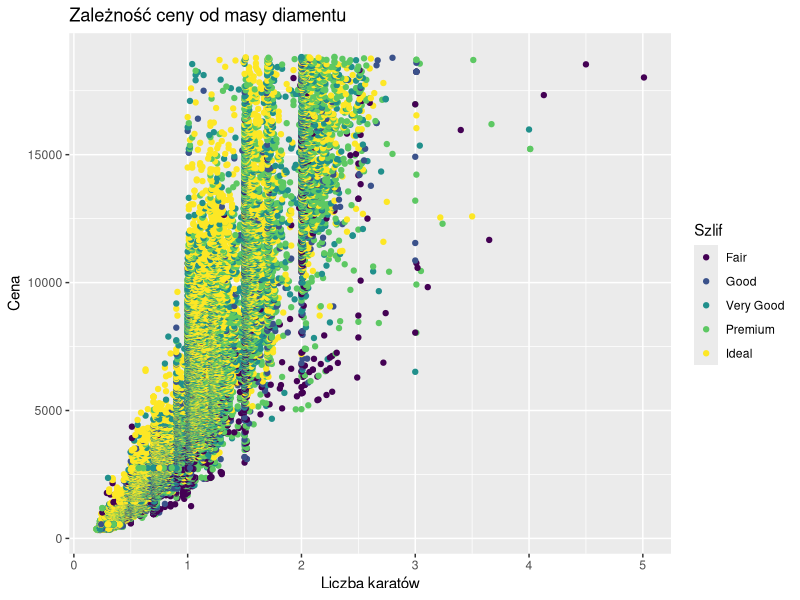
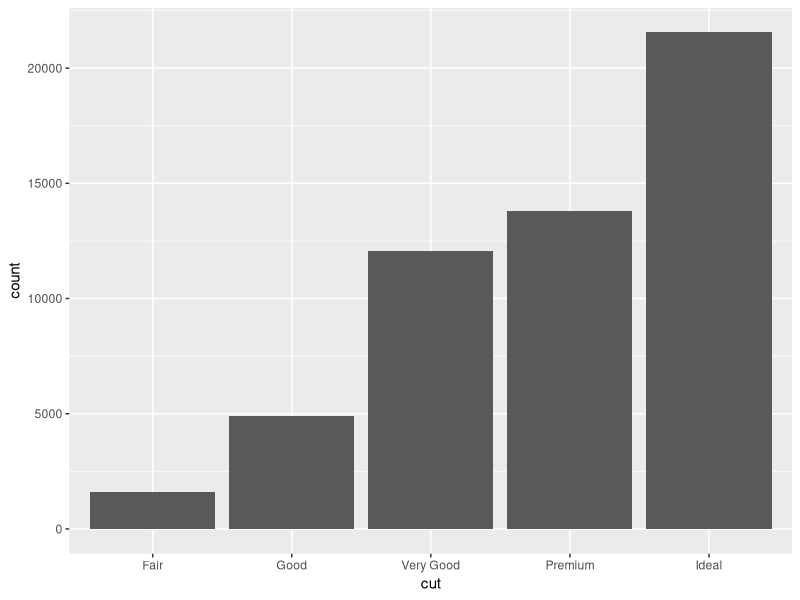
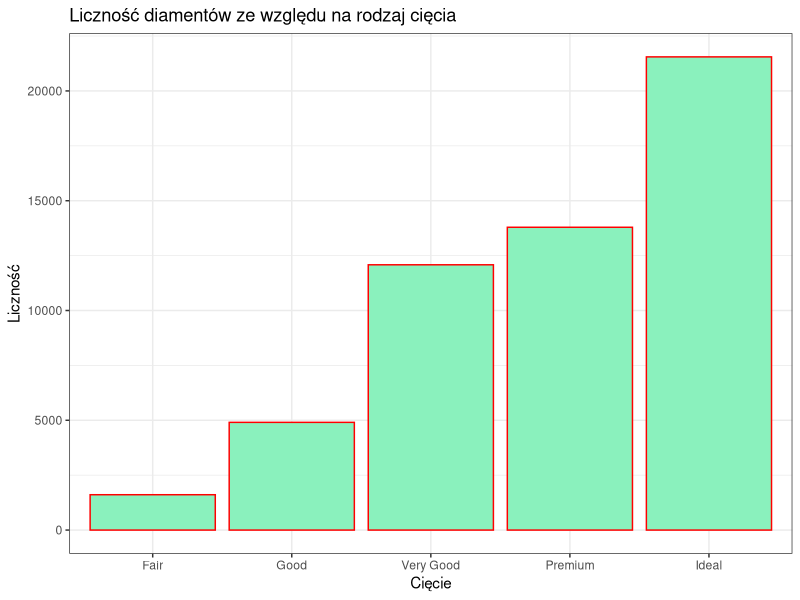
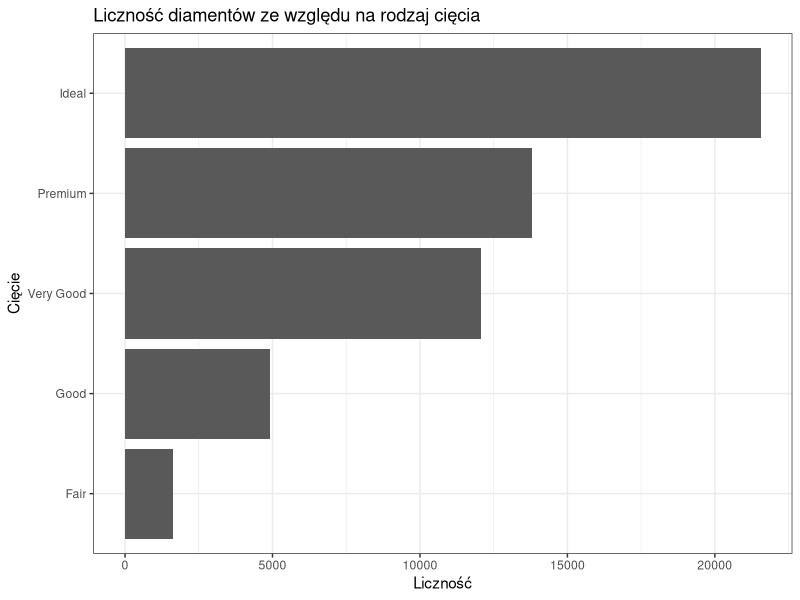
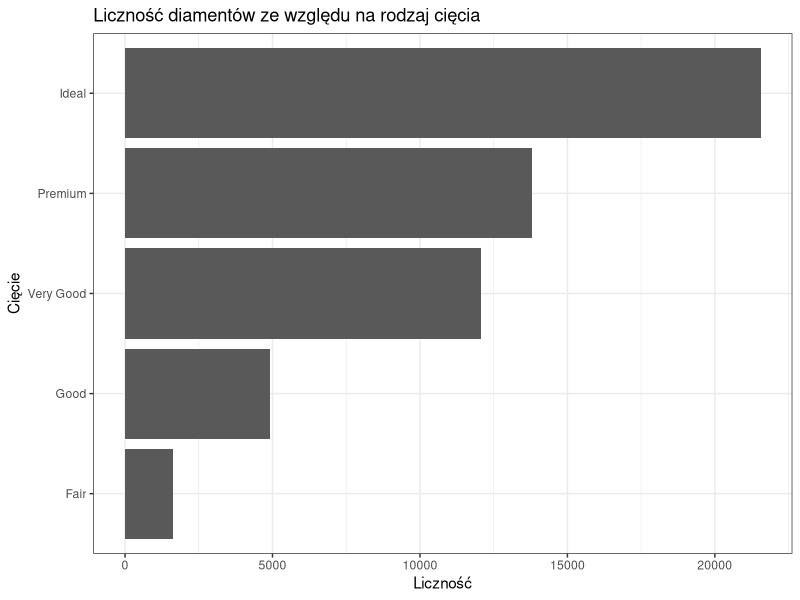
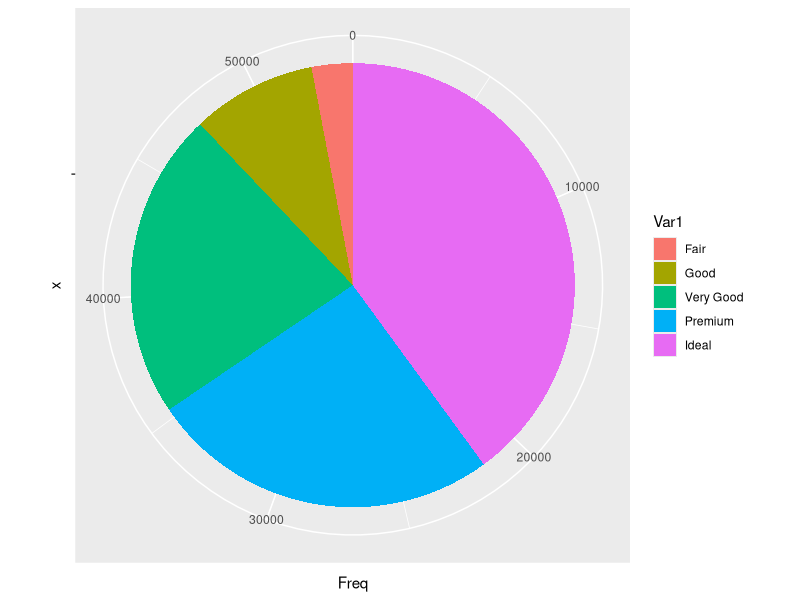
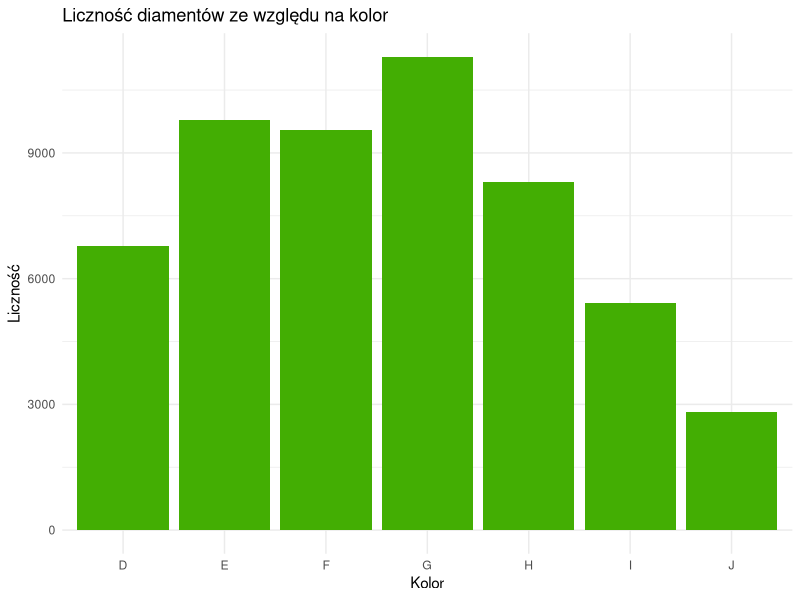
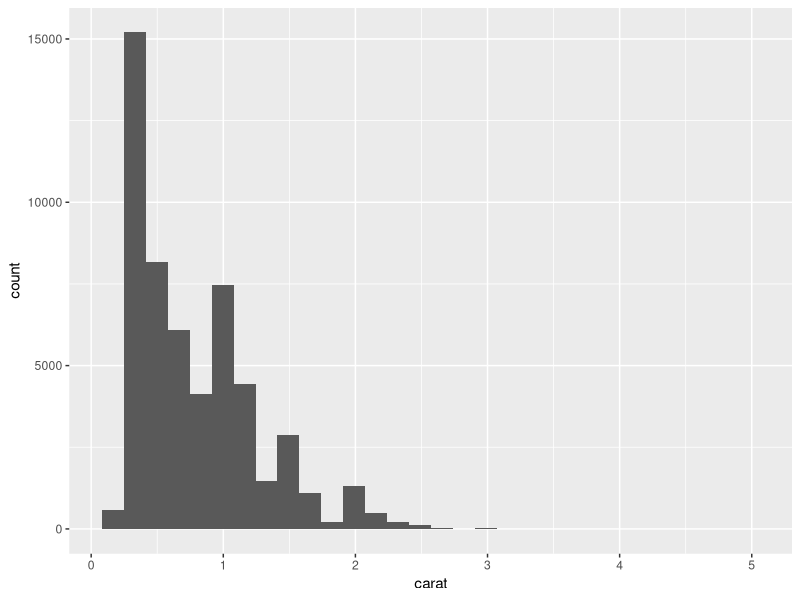

Write R code to recreate these figures, in order.
#=======================================================#
#              WSTĘP DO EKSPLORACJI DANYCH              # 
#                     LABORATORIUM 3                    #
#=======================================================#
library(dplyr)
library(ggplot2)

# 0. Zadania rozgrzewkowe -------------------------------------------------

?msleep
# Note: dane z pakietu ggplot2, dane na temat snu ssaków

?diamonds
# Note: dane z pakietu ggplot2, dane na temat diamentów

## Zadanie 0.1 -------------------------------------------------------------
# Używając zbioru danych msleep wykonaj następujące kroki:

# 1) Wybierz zwierzęta, które ważą powyżej 100 kg (bodywt)

# 2) Stwórz nową kolumnę sleep_total_min, która
# przeliczy całkowity czas snu (sleep_total) na minuty.

# 3) Oblicz średni czas snu w minutach dla każdej grupy (order).

# Która grupa ssaków śpi najdłużej a która najkrócej?

msleep %>% 
  filter(bodywt > 100) %>% 
  mutate(sleep_total_min = sleep_total*60) %>% 
  group_by(order) %>% 
  summarise(sen = mean(sleep_total_min)) %>% 
  arrange(-sen)

## Zadanie 0.2 -------------------------------------------------------------
# Używając zbioru danych diamonds stwórz wykres punktowy, gdzie na osi X 
# znajdzie się liczba karatów (carat), a na osi Y cena (price).

# Nadaj punktom kolory w zależności od szlifu diamentu (cut).

# Dodaj do wykresu odpowiednie etykiety: tytuł "Zależność ceny od masy diamentu"
# oraz polskie nazwy osi.


ggplot(diamonds, aes(x = carat,
                     y = price,
                     color = cut)) +
  geom_point() + 
  labs(title = "Zależność ceny od masy diamentu",
       x = "Liczba karatów",
       y = "Cena",
       color = "Szlif")


# 1. ggplot2 --------------------------------------------------------------


## Badanie rozkładu jednej zmiennej - zmienna jakościowa ------------------


## a) wykres słupkowy - geom_bar(), geom_col() ----------------------------

ggplot(diamonds, aes(x = cut)) +
  geom_bar()

ggplot(diamonds, aes(x = cut)) +
  geom_bar(color = "red", fill = "#8af1bd") +
  labs(x = "Cięcie",
       y = "Liczność",
       title = "Liczność diamentów ze względu na rodzaj cięcia") +
  theme_bw() # styl wykresu


# !Note: W przypadku funkcji geom_col() trzeba przygotować
# tabelę ze zliczeniami.

# !Note: ggplot2 używa data.frame.
tmp <- data.frame(table(diamonds$cut)) # zliczamy występowanie elementów

ggplot(tmp, aes(x = Var1, y = Freq)) + 
  geom_col() +
  coord_flip() + # zamienia x z y
  labs(x = "Cięcie",
       y = "Liczność",
       title = "Liczność diamentów ze względu na rodzaj cięcia") +
  theme_bw()

ggplot(tmp, aes(y = Var1, x = Freq)) +
  geom_col() +
  labs(y = "Cięcie",
       x = "Liczność",
       title = "Liczność diamentów ze względu na rodzaj cięcia") +
  theme_bw()


## b) wykres kołowy --------------------------------------------------------

# !Note: W ggplot2 nie ma funkcji pozwalającej na rysowanie wykresu kołowego.
# Należy wykorzystać wykres słupkowy i zamienić na współrzędne biegunowe.
ggplot(tmp, aes(x = "", y = Freq, fill = Var1)) +
  geom_col(width = 1) +
  coord_polar("y")


# Zadanie 1.1 -------------------------------------------------------------
# Zbadaj rozkład zmiennej kolor diamentu (kolumna "color").
# Zadbaj o czytelność wykresu.

ggplot(diamonds, aes(x = color)) + 
  geom_bar(fill = "#43ae03") + 
  theme_minimal() + 
  labs(x = "Kolor",
       y = "Liczność",
       title = "Liczność diamentów ze względu na kolor")


## Badanie rozkładu jednej zmiennej - zmienna ilościowa -------------------

## a) histogram - geom_histogram() ----------------------------------------

ggplot(diamonds, aes(x = carat)) +
  geom_histogram()

ggplot(diamonds, aes(x = carat)) +
  geom_histogram(binwidth = 1, color = "red") +
  labs(x = "Liczba karatów",
       y = "Częstość",
       title = "Histogram dla zmiennej liczba karatów")

ggplot(diamonds, aes(x = carat)) +
  geom_histogram(bins = 30, color = "red") +
  labs(x = "Liczba karatów",
       y = "Częstość",
       title = "Histogram dla zmiennej liczba karatów",
       subtitle = "1 karat = 0,2g",
       caption = "Author: JA")

ggplot(diamonds, aes(x = carat)) +
  geom_histogram(bins = 30, color = "red") +
  labs(x = "Liczba karatów",
       y = "Częstość",
       title = "Histogram dla zmiennej liczba karatów",
       subtitle = "1 karat = 0,2g",
       caption = Sys.Date())


# !Note: część wykresu możemy przypisywać do zmiennej.

p <- ggplot(diamonds, aes(x = carat))

p + geom_histogram()


## b) wykres pudełkowy - geom_boxplot() -----------------------------------

p + 
  geom_boxplot()

p + 
  geom_boxplot(outlier.color = "violet") +
  coord_flip()

## c) wykres gęstości - geom_density() -----------------------------------

p + 
  geom_density() 

p + 
  geom_density(adjust = 1/2)

p + 
  geom_density(adjust = 5)

p + 
  geom_density(adjust = 5) +
  xlim(0, 3)


# Zadanie 1.2 -------------------------------------------------------------
# Zbadaj rozkład zmiennej cena (price).
# Zadbaj o czytelność wykresu.

ggplot(diamonds, aes(x = price)) + 
  geom_boxplot() +
  labs(x = "Cena",
       y = "",
       title = "Rozkład zmiennej cena")

# !Note: Zadanie można rozwiązać na kilka sposobów.
ggplot(diamonds, aes(x = price)) + 
  geom_histogram() +
  labs(x = "Cena",
       y = "",
       title = "Rozkład zmiennej cena")

ggplot(diamonds, aes(x = price)) + 
  geom_density() +
  labs(x = "Cena",
       y = "",
       title = "Rozkład zmiennej cena")


## Badanie rozkładu dwóch zmiennych - zmienne ilościowe -------------------

# a) wykres punktowy ------------------------------------------------------

ggplot(diamonds, aes(x = x, y = y)) + 
  geom_point()


## Badanie rozkładu dwóch zmiennych - zmienna jakościowa i ilościowa ------

# a) wykres punktowy ------------------------------------------------------

ggplot(diamonds, aes(x = price, y = color)) + 
  geom_jitter()

# !Note: Nie jest to preferowany rodzaj wykresu.

# b) wykres skrzypcowy/pudełkowy-------------------------------------------

ggplot(diamonds, aes(x = price, y = color)) + 
  geom_violin() 

ggplot(diamonds, aes(x = price, y = color)) + 
  geom_boxplot()

# c) wykres gęstości z podziałem na kolory --------------------------------

ggplot(diamonds, aes(x = price, color = color)) + 
  geom_density()

# !Note: notacja naukowa 
options(scipen = 6)

ggplot(diamonds, aes(x = price, fill = color)) + 
  geom_density(alpha=0.25) + 
  labs(x = "Cena",
       y = "Gęstość", 
       title = "Rozkład zmiennej cena względem zmiennej color",
       fill = "Kolor")



# Zadanie 1.3 -------------------------------------------------------------
# Stwórz wykres rozproszenia, który pokaże zależność między masą diamentu (carat)
# a jego ceną (price). Zadbaj o czytelność wykresu.

ggplot(diamonds, aes(x = carat, 
                     y = price)) + 
  geom_point() +
  labs(title= "Zależność między masą diamentu (carat) a jego ceną (price)",
       x = "Karaty",
       y = "Cena")



# Zadanie 1.4 -------------------------------------------------------------
# Założmy, że objętość diamentów wyliczamy jako iloczyn x, y i z. Wybierzmy
# diamenty o objętości mniejszej niż 50, ale większej niż 0. 
# Zaprezentuj rozkład ceny diamentów w zależności od jakości szlifu (cut).
# Zadbaj o czytelność wykresu.

diamonds %>% 
  mutate(vol = x*y*z) %>% 
  filter(vol < 50, vol > 0) %>% 
  ggplot(aes(x = cut, y = price)) + 
  geom_boxplot() +
  labs(title = "Rozkład ceny diamentów w zależności od jakości szlifu",
       subtitle = "Diamenty o objętości większej niż 0 i mniejszej niż 50",
       x = "Jakość szlifu",
       y = "Cena") +
  theme_bw()
